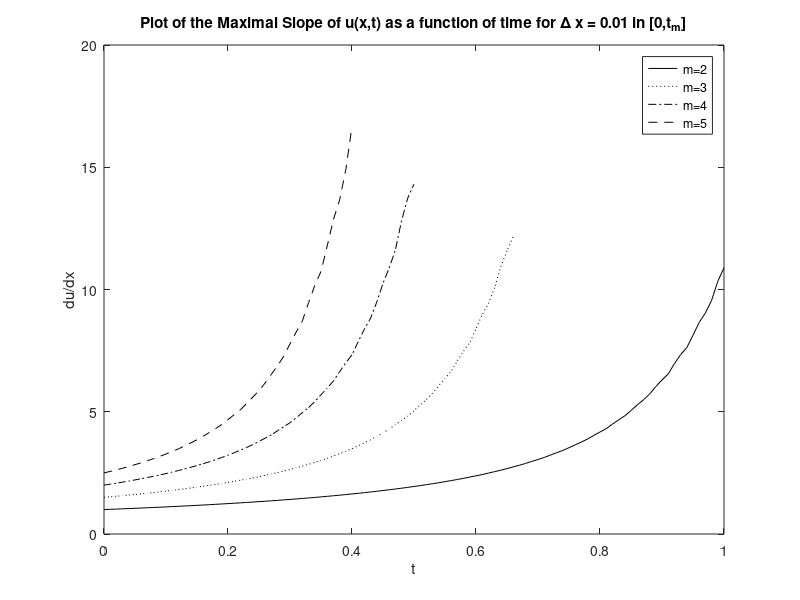

The MATLAB script that drew this image:
% 2019862s
% Yana Staneva

% Calculate the Maximum Slope of U as a function of Time for m=2,3,4,5.

mValues = [2, 3, 4, 5]; % Possible values for m
mGradients = zeros(length(mValues), 101); % Initialize vector for the slopes


for i=1:length(mValues)
   
m = mValues(i); % Take value from vector of possible m values

dx=0.01; % Define spatial step - if set to 0.001, remember to clear workspace
dt=dx; % Assign same temporal step, CFL satisfied

L = 10/m; % Space boundary parameter L
x = -L:dx:L; % Spatial domain
n=length(x); % Number of spatial grid points

breakingTime = 2/m; % Breaking time
t = 0:dt:breakingTime; % Time interval
nt=length(t); % Number of temporal grid points

nu=dt/dx; % Courant number

sechFunction = sech(m*x); % Hyperbolic secant function with m in the argument
u = zeros(1,n); % Initialize vector for iterations
uFiniteVolumeIter=sechFunction; % Initial condition for u
uFiniteVolume=zeros(nt, n); % Set 0 at the boundaries
uFiniteVolume(1,2:n-1)=sechFunction(2:n-1); % Initialize vector to store values of u

% Finite Volume Method
    for k=1:nt
    
        fMinusSpace = sechFunction(1:n-2); % F_{j-1}^{n}
        fSpace = sechFunction(2:n-1); % F_{j}^{n}
        fPlusSpace = sechFunction(3:n); % F_{j+1}^{n}
    
        aHalfPlusSpace =0.5*(fPlusSpace.^2-fSpace.^2)./(uFiniteVolumeIter(3:n)-uFiniteVolumeIter(2:n-1)); % A_{j+1/2}^{n}
        aHalfMinusSpace =0.5*(fSpace.^2-fMinusSpace.^2)./(uFiniteVolumeIter(2:n-1)-uFiniteVolumeIter(1:n-2)); % A_{j-1/2}^{n}
   
        fHalfPlusSpace = 0.5.*((1+sign(aHalfPlusSpace)).*fSpace.^2 + (1-sign(aHalfPlusSpace)).*fPlusSpace.^2); % F_{j+1/2}^{n}
        fHalfMinusSpace = 0.5.*((1+sign(aHalfMinusSpace)).*fMinusSpace.^2 + (1-sign(aHalfMinusSpace)).*fSpace.^2); % F_{j-1/2}^{n}
     
        % Evaluate U_{j}^{n}
        u(2:n-1) = uFiniteVolumeIter(2:n-1)-0.5.*nu.*(fHalfPlusSpace - fHalfMinusSpace);
    
        % Store solution for next iteration
        uFiniteVolumeIter=u;
        % Update for the next iteration
        sechFunction=uFiniteVolumeIter;
        % Store output
        uFiniteVolume(k+1,:)=u;
    end

    timePoints=nt; 
    slope = zeros(nt, n-1); % Initialize matrix to store values of slope
    for j=1:timePoints % Iterate for all t
        uJ = uFiniteVolume(j,1:n-1); % Get U_{j}^{n}
        uJplus1 = uFiniteVolume(j, 2:n); % Get U_{j+1}^{n}
        slope(j, :) = abs((uJplus1 - uJ))/dx; % Compute absolute value of difference 
    end

    slopeMatrix = slope'; % Transpose the slope matrix as max only works for columns
    maximumSlope = max(slopeMatrix); % Get largest value of slope
    mGradients(i, 1:k) = maximumSlope; % Store the max value in a matrix

end    


maxSlope=figure;
    plot(0:dt:1, mGradients(1,:), '-k', ...
     0:dt:2/3, mGradients(2,1:length(0:dt:2/3)),':k', ...
     0:dt:1/2, mGradients(3,1:length(0:dt:1/2)), '-.k', ...
     0:dt:2/5, mGradients(4,1:length(0:dt:2/5)), '--k');
    title('Plot of the Maximal Slope of u(x,t) as a function of time for \Delta x = 0.01 in [0,t_{m}]');
    xlabel('t');
    ylabel('du/dx');
    legend('m=2','m=3','m=4','m=5','Location','northeast');
    %print(maxSlope,'/Users/yanastaneva/Library/Mobile Documents/com~apple~CloudDocs/Year 5/Numerical Methods/Assignments/AC2/report/maxSlopetest.jpeg','-djpeg');
    figure(maxSlope);

